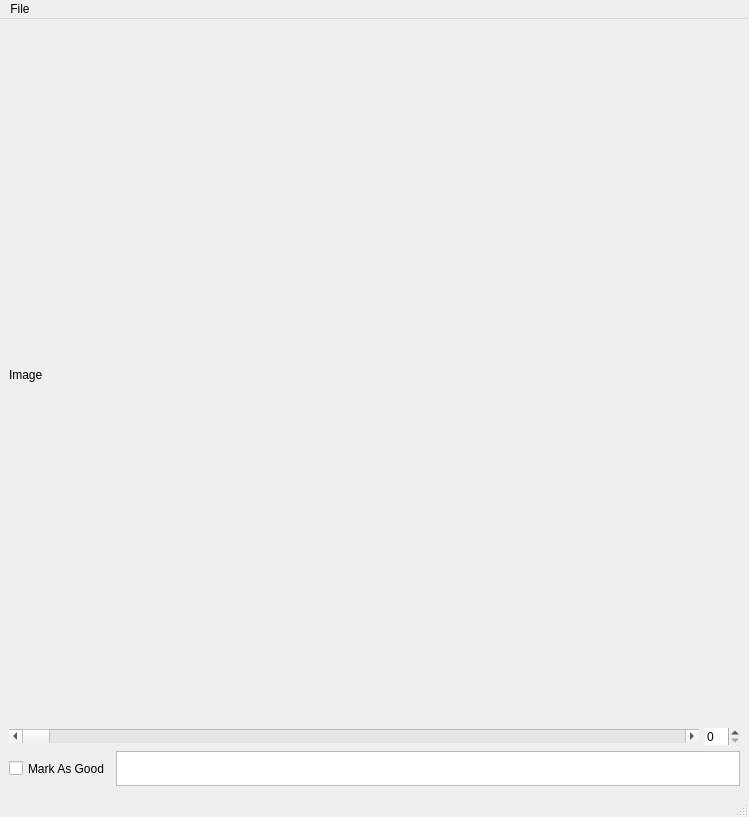
<?xml version="1.0" encoding="UTF-8"?>
<ui version="4.0">
 <class>MainWindow</class>
 <widget class="QMainWindow" name="MainWindow">
  <property name="geometry">
   <rect>
    <x>0</x>
    <y>0</y>
    <width>749</width>
    <height>817</height>
   </rect>
  </property>
  <property name="sizePolicy">
   <sizepolicy hsizetype="Fixed" vsizetype="Fixed">
    <horstretch>0</horstretch>
    <verstretch>0</verstretch>
   </sizepolicy>
  </property>
  <property name="minimumSize">
   <size>
    <width>600</width>
    <height>640</height>
   </size>
  </property>
  <property name="windowTitle">
   <string>CSAOSLO Raw Viewer</string>
  </property>
  <widget class="QWidget" name="centralwidget">
   <property name="enabled">
    <bool>true</bool>
   </property>
   <property name="sizePolicy">
    <sizepolicy hsizetype="Expanding" vsizetype="Expanding">
     <horstretch>0</horstretch>
     <verstretch>0</verstretch>
    </sizepolicy>
   </property>
   <property name="minimumSize">
    <size>
     <width>600</width>
     <height>600</height>
    </size>
   </property>
   <property name="layoutDirection">
    <enum>Qt::LeftToRight</enum>
   </property>
   <property name="autoFillBackground">
    <bool>false</bool>
   </property>
   <layout class="QGridLayout" name="gridLayout">
    <item row="3" column="0" colspan="2">
     <layout class="QHBoxLayout" name="horizontalLayout_3">
      <item>
       <widget class="QCheckBox" name="checkBox">
        <property name="sizePolicy">
         <sizepolicy hsizetype="Minimum" vsizetype="Minimum">
          <horstretch>0</horstretch>
          <verstretch>0</verstretch>
         </sizepolicy>
        </property>
        <property name="text">
         <string>Mark As Good</string>
        </property>
        <property name="shortcut">
         <string>Shift+G</string>
        </property>
       </widget>
      </item>
      <item>
       <widget class="QPlainTextEdit" name="plainTextEdit">
        <property name="sizePolicy">
         <sizepolicy hsizetype="Expanding" vsizetype="Fixed">
          <horstretch>0</horstretch>
          <verstretch>0</verstretch>
         </sizepolicy>
        </property>
        <property name="minimumSize">
         <size>
          <width>0</width>
          <height>35</height>
         </size>
        </property>
        <property name="maximumSize">
         <size>
          <width>16777215</width>
          <height>35</height>
         </size>
        </property>
        <property name="lineWrapMode">
         <enum>QPlainTextEdit::NoWrap</enum>
        </property>
        <property name="readOnly">
         <bool>true</bool>
        </property>
       </widget>
      </item>
     </layout>
    </item>
    <item row="0" column="0">
     <widget class="QLabel" name="label">
      <property name="sizePolicy">
       <sizepolicy hsizetype="Expanding" vsizetype="MinimumExpanding">
        <horstretch>0</horstretch>
        <verstretch>1</verstretch>
       </sizepolicy>
      </property>
      <property name="minimumSize">
       <size>
        <width>500</width>
        <height>500</height>
       </size>
      </property>
      <property name="text">
       <string>Image</string>
      </property>
     </widget>
    </item>
    <item row="1" column="0" rowspan="2" colspan="2">
     <layout class="QHBoxLayout" name="horizontalLayout_4">
      <item>
       <widget class="QScrollBar" name="horizontalScrollBar">
        <property name="sizePolicy">
         <sizepolicy hsizetype="Expanding" vsizetype="Fixed">
          <horstretch>0</horstretch>
          <verstretch>0</verstretch>
         </sizepolicy>
        </property>
        <property name="pageStep">
         <number>1</number>
        </property>
        <property name="orientation">
         <enum>Qt::Horizontal</enum>
        </property>
        <property name="invertedAppearance">
         <bool>false</bool>
        </property>
       </widget>
      </item>
      <item>
       <widget class="QSpinBox" name="spinBox">
        <property name="frame">
         <bool>false</bool>
        </property>
       </widget>
      </item>
     </layout>
    </item>
   </layout>
  </widget>
  <widget class="QStatusBar" name="statusbar"/>
  <widget class="QMenuBar" name="menubar">
   <property name="geometry">
    <rect>
     <x>0</x>
     <y>0</y>
     <width>749</width>
     <height>24</height>
    </rect>
   </property>
   <widget class="QMenu" name="menuFile">
    <property name="title">
     <string>File</string>
    </property>
    <addaction name="actionLoad"/>
    <addaction name="actionSave_Current"/>
   </widget>
   <addaction name="menuFile"/>
  </widget>
  <action name="actionSave_Current">
   <property name="text">
    <string>Save Current Frame</string>
   </property>
  </action>
  <action name="actionLoad">
   <property name="text">
    <string>Load</string>
   </property>
  </action>
 </widget>
 <resources/>
 <connections/>
</ui>
